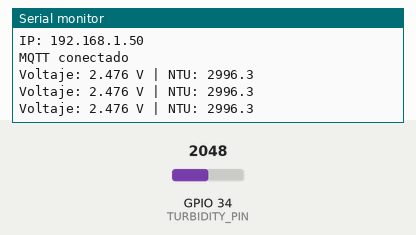
Bench run of a sketch on a simulated ESP32. Shown: the last lines printed to the serial monitor. Inputs (shaded band) come from the test bench; at power-on: GPIO 34 (TURBIDITY_PIN) = 2048 (analog values on the 0–4095 scale). WiFi joins after 1.5 s; servers stay silent unless stated; no MQTT or app messages arrive unless stated.

Above: at 2.7 s.
2.8 s: GPIO 34 (TURBIDITY_PIN) set to 2866
At 3.5 s:
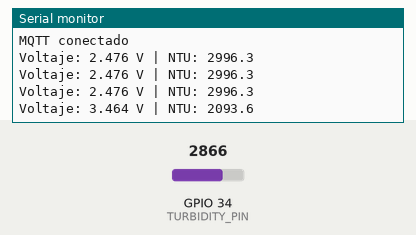
4.3 s: GPIO 34 (TURBIDITY_PIN) set to 3603
At 5.0 s:
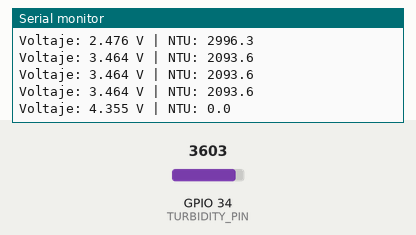
Timing chart, 0 to 7.3 s (numbered marks = the images above; inputs shaded):
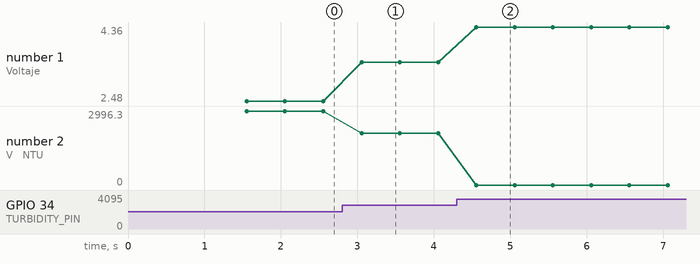

Measured:
- after the input at 2.8 s, the serial monitor: prints a new line after 0.26 s (image 1)
- after the input at 4.3 s, the serial monitor: prints a new line after 0.26 s (image 2)
- plotted number 1: 2.48 → 3.46 after the input at 2.8 s, 3.46 → 4.36 after the input at 4.3 s
- plotted number 2: 2996.3 → 2093.6 after the input at 2.8 s, 2093.6 → 0 after the input at 4.3 s

The sketch:

SEN0189.ino
```cpp
/*
modificar los valores correspondientes al Wifi y a la etapa en la que se coloca
el sensor; usa: agua_bruta, floculacion, acondicionado,control_calidad
*/

#include <WiFi.h>
#include <PubSubClient.h>

/*
  Proyecto: Sistemas de telemetría multisensorial para monitoreo de la calidad del agua.
  DFRobot SEN0189 Turbidez
  Board: FireBeetle 2 ESP32-E
  Signal pin: A2 / GPIO34
  MQTT topic: etap/etapa/turbidez
*/


#define TURBIDITY_PIN 34

// WiFi
const char* ssid = "TU_WIFI";
const char* password = "TU_PASSWORD";

// MQTT
const char* mqtt_server = "IP_DE_TU_RASPBERRY";
const int mqtt_port = 1883;
const char* mqtt_topic = "etap/etapa/turbidez";

WiFiClient espClient;
PubSubClient client(espClient);

unsigned long mqttTime = 0;
const unsigned long MQTT_INTERVAL = 2000;

void setup_wifi() {
WiFi.begin(ssid, password);

while (WiFi.status() != WL_CONNECTED) {
delay(500);
}

Serial.print("IP: ");
Serial.println(WiFi.localIP());
}

void reconnect_mqtt() {
while (!client.connected()) {
if (client.connect("FireBeetle_Turbidez")) {
Serial.println("MQTT conectado");
} else {
delay(5000);
}
}
}

void setup() {
Serial.begin(115200);

analogReadResolution(12);
analogSetPinAttenuation(TURBIDITY_PIN, ADC_11db);

setup_wifi();

client.setServer(mqtt_server, mqtt_port);
}

void loop() {

if (!client.connected()) {
reconnect_mqtt();
}

client.loop();

int adc = analogRead(TURBIDITY_PIN);

float vESP32 = adc * 3.3 / 4095.0;

// Divisor 10k / 20k
float vSensor = vESP32 * 1.5;

float ntu;

if (vSensor >= 4.2) {
ntu = 0;
}
else {
ntu = -1120.4 * vSensor * vSensor
+ 5742.3 * vSensor
- 4352.9;

if (ntu < 0) ntu = 0;
}

Serial.print("Voltaje: ");
Serial.print(vSensor, 3);

Serial.print(" V | NTU: ");
Serial.println(ntu, 1);

if (millis() - mqttTime > MQTT_INTERVAL) {

char payload[200];

snprintf(payload, sizeof(payload),
"{\"sensor\":\"SEN0189\","
"\"parametro\":\"turbidez\","
"\"ntu\":%.1f,"
"\"voltaje\":%.3f,"
"\"unidad\":\"NTU\"}",
ntu,
vSensor);

client.publish(mqtt_topic, payload);

mqttTime = millis();
}

delay(500);
}
```
